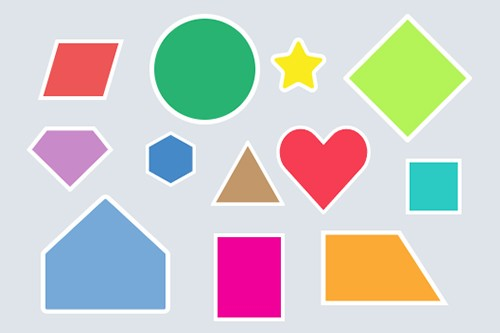
#> input picture contour_image.png, 500 x 333 px
$ python contour.py
#> lines starting #> are read from the running program, lines starting #| are printed output that depends on the picture; after the words box and inside, x2 and y2 are one past the last pixel; in counts of white or black regions, pixels touching at a corner belong together
import imp
import cv2
import numpy as np
img=cv2.imread("contour_image.png")
#> img is the input picture: shape (333, 500, 3); mean B, G, R 202.1, 204.8, 206.1
canny=cv2.Canny(img,80,175)
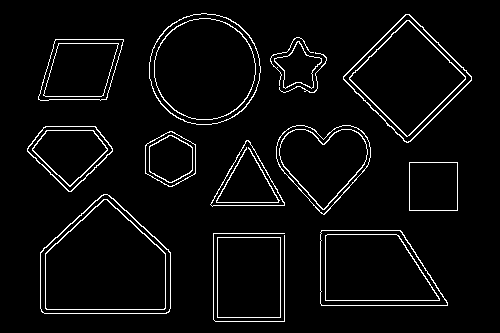
#> canny: shape (333, 500); 4.3% white in thin lines or dots, all inside (x1, y1, x2, y2) = (27, 13, 472, 322)
canny=cv2.resize(canny,(500,500))
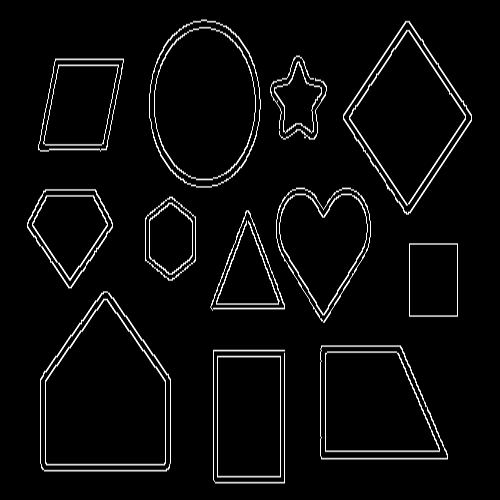
#> canny: shape (500, 500); min 0, max 255, mean 11
cv2.imshow("window",canny)

blank=np.zeros((500,500,3),np.uint8)
counter,herarchy=cv2.findContours(canny,cv2.RETR_LIST,cv2.CHAIN_APPROX_SIMPLE)
#> counter = 43 contours; largest, box (x1, y1, x2, y2) and area: (40, 291, 171, 472) 18048, (40, 293, 171, 470) 17412, (45, 298, 166, 466) 15289, (149, 19, 261, 188) 14698, (45, 300, 166, 464) 14697; herarchy = 43 rows, first 6: [1, -1, -1, -1], [2, 0, -1, -1], [3, 1, -1, -1], [4, 2, -1, -1], [5, 3, -1, -1], [6, 4, -1, -1]

cv2.drawContours(blank,counter,-1,(0,255,0),1)
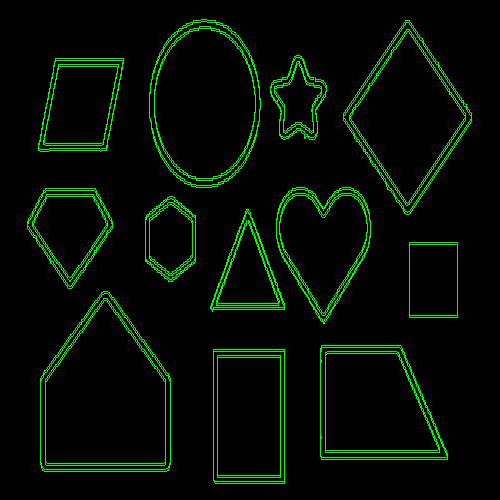
#> blank: shape (500, 500, 3); mean of channels 0, 1, 2 0, 13.1, 0; drawn as B, G, R
cv2.imshow("contour",blank)


cv2.waitKey(0)
cv2.destroyAllWindows()
